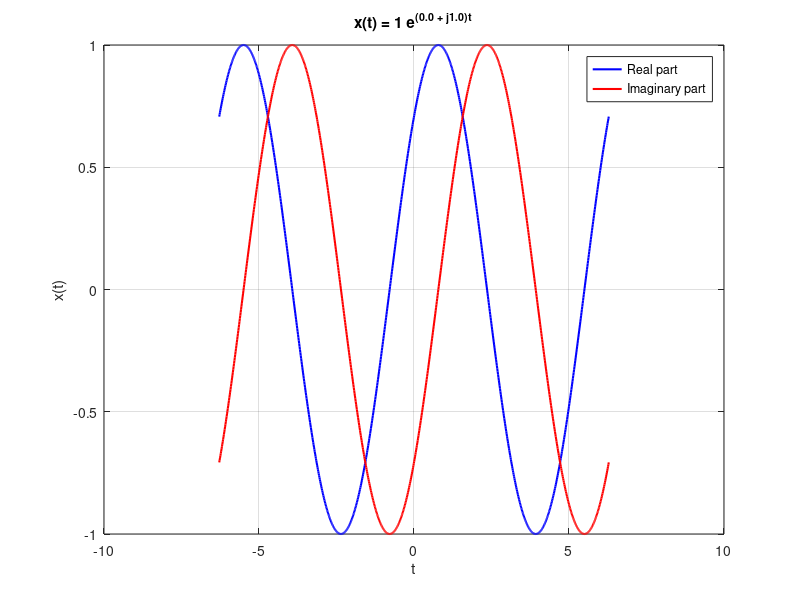
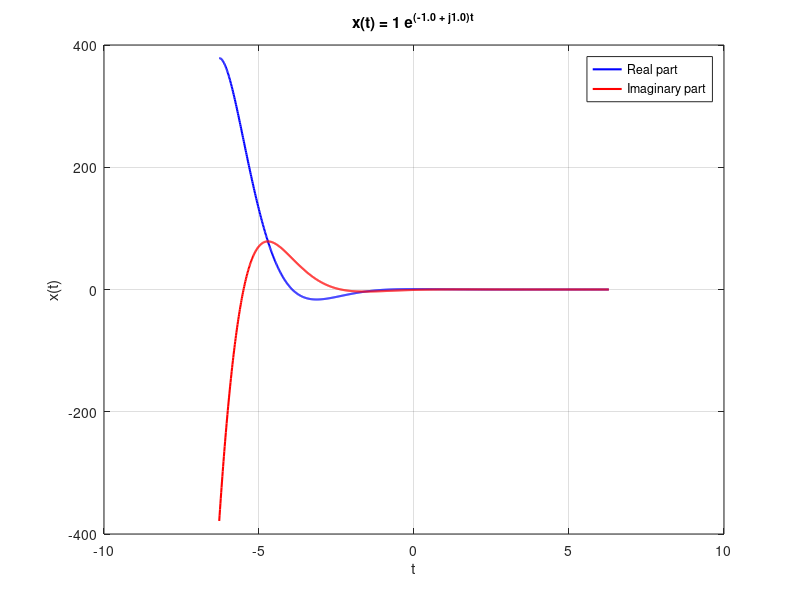
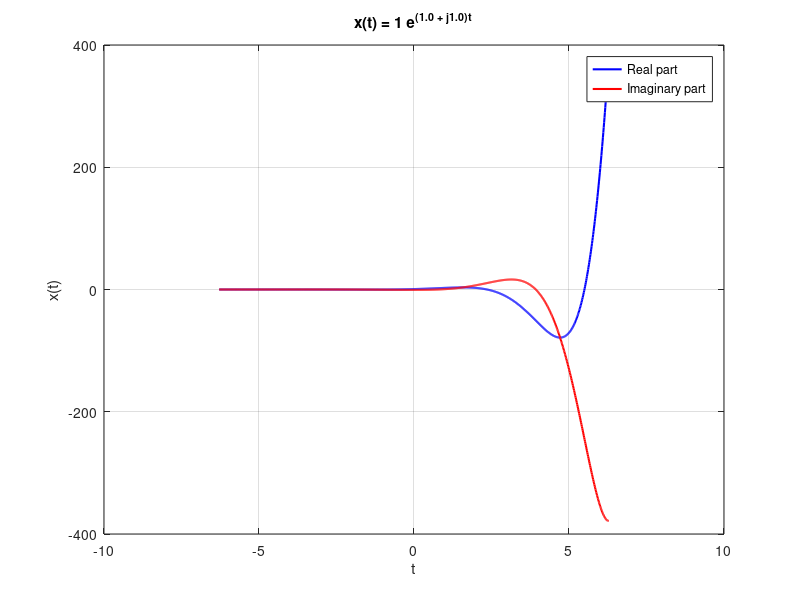

Write MATLAB code to recreate these figures, in order.
% Parameters
C_mag = 1; % Magnitude of C
theta = pi/4; % Phase angle of C
r = 0; % r value
omega_0 = 1; % Angular frequency
 
% Time vector
t = linspace(-2*pi, 2*pi, 1000); % Adjust time range as needed
 
% Signal
C_complex = C_mag * exp(1j * theta);
x = abs(C_complex) * exp((r + 1j * omega_0) * t);
 
% Plot
figure;
plot(t, real(x .* exp(-1j * theta)), 'b', 'LineWidth', 1.5);
hold on;
plot(t, imag(x .* exp(-1j * theta)), 'r', 'LineWidth', 1.5);
hold off;
title(sprintf('x(t) = %d e^{(%.1f + j%.1f)t}', abs(C_complex), r, omega_0));
xlabel('t');
ylabel('x(t)');
legend('Real part', 'Imaginary part');
grid on; 
% Parameters
r = -1; % r value
 
% Signal
x = abs(C_complex) * exp((r + 1j * omega_0) * t);
 
% Plot
figure;
plot(t, real(x .* exp(-1j * theta)), 'b', 'LineWidth', 1.5);
hold on;
plot(t, imag(x .* exp(-1j * theta)), 'r', 'LineWidth', 1.5);
hold off;
title(sprintf('x(t) = %d e^{(%.1f + j%.1f)t}', abs(C_complex), r, omega_0));
xlabel('t');
ylabel('x(t)');
legend('Real part', 'Imaginary part');
grid on;
% Parameters
r = 1; % r value
 
% Signal
x = abs(C_complex) * exp((r + 1j * omega_0) * t);
 
% Plot
figure;
plot(t, real(x .* exp(-1j * theta)), 'b', 'LineWidth', 1.5);
hold on;
plot(t, imag(x .* exp(-1j * theta)), 'r', 'LineWidth', 1.5);
hold off;
title(sprintf('x(t) = %d e^{(%.1f + j%.1f)t}', abs(C_complex), r, omega_0));
xlabel('t');
ylabel('x(t)');
legend('Real part', 'Imaginary part');
grid on;
